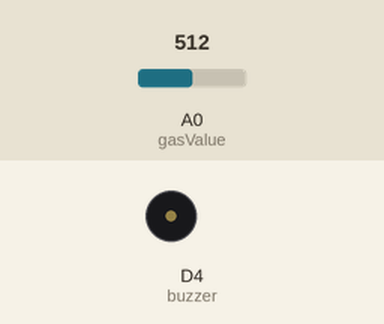
Bench run of a sketch on a simulated ESP8266 (NodeMCU). Parts: buzzer (waves = sounding, pin HIGH). The inputs (shaded band) are chosen by the test bench; at power-on: A0 (gasValue) = 512. WiFi joins after 1.5 s; servers stay silent unless stated; what the sketch prints to the serial monitor is not drawn.

Above: at 0.1 s.
At 1.9 s:
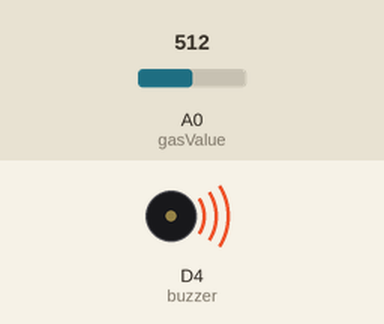
Timing chart, 0 to 3.4 s (numbered marks = the images above):
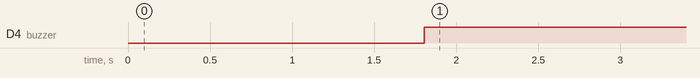

Measured:
- by itself, D4 (buzzer): LOW → HIGH at 1.8 s

The sketch:

gasDetect.ino
```cpp
#define BLYNK_PRINT Serial
#include <ESP8266WiFi.h>
#include <BlynkSimpleEsp8266.h>
char auth[] = ""; // the auth code that you got on your gmail
char ssid[] = ""; // username or ssid of your WI-FI
char pass[] = ""; // password of your Wi-Fi
int gasValue = A0; // smoke / gas sensor connected with analog pin A1 of the arduino / mega.
int data = 0;
uint8_t buzzer = D4;

//Parameters for declaring alert
int CutOff = 300;
unsigned long currentTime;
unsigned long lastTime;
unsigned long delayTime = 5000;
bool LeakDetected = false;
WidgetLED led1(V1);

void setup()
{
  Serial.begin(9600);
  pinMode(buzzer,OUTPUT);
  pinMode(gasValue, INPUT);
  digitalWrite(buzzer,LOW);
  Blynk.begin(auth, ssid, pass);
  currentTime = millis();
  lastTime = currentTime;
}

void loop()
{
  Blynk.run();
  currentTime = millis();
  data = analogRead(gasValue);
  Serial.println(data);
  if ( data > CutOff) //
  {
    digitalWrite(buzzer, HIGH);
    led1.on();

    if (!LeakDetected){
      lastTime = millis();
      LeakDetected = true;
    }
    else{
      if(currentTime-lastTime>delayTime){
        Blynk.notify("ALERT! GAS LEAK DETECTED!");
        LeakDetected = false;
      }
    }
  }
  else
  {
    digitalWrite(buzzer, LOW);
    led1.off();
    LeakDetected = false;
  }

}
```
